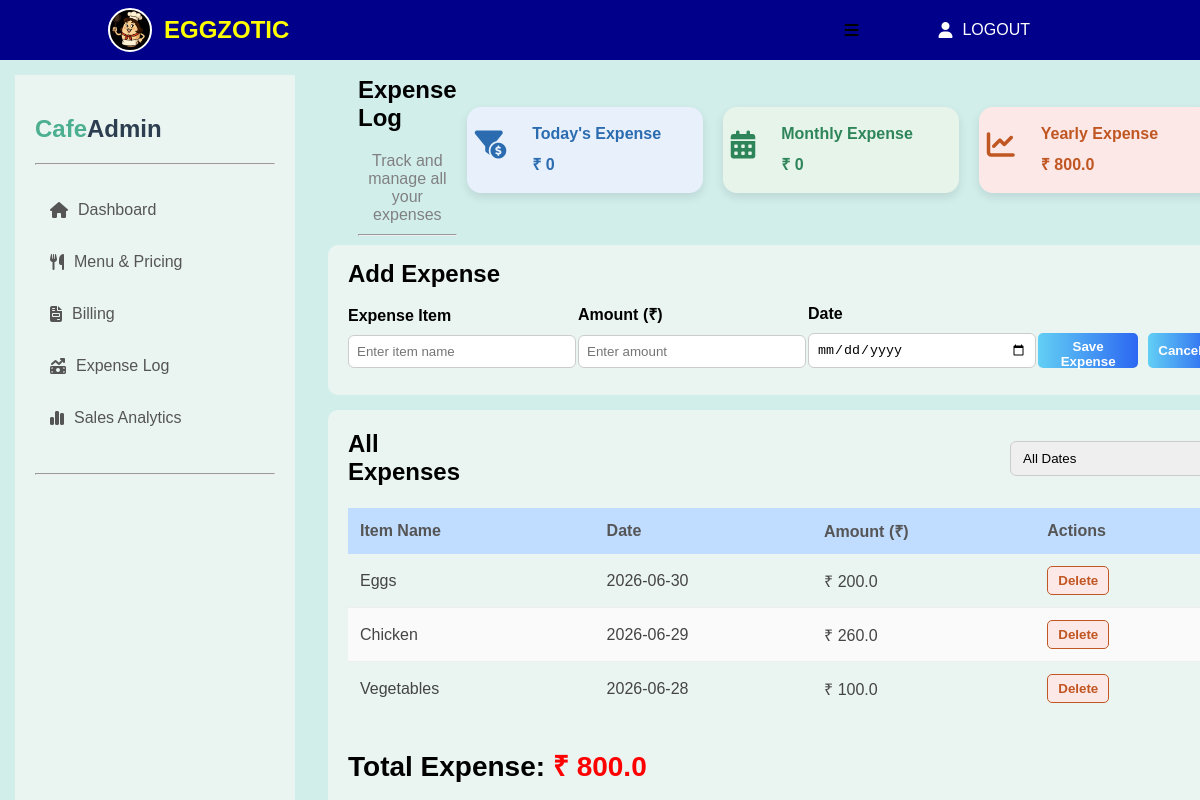
The app's page /expense, older data.
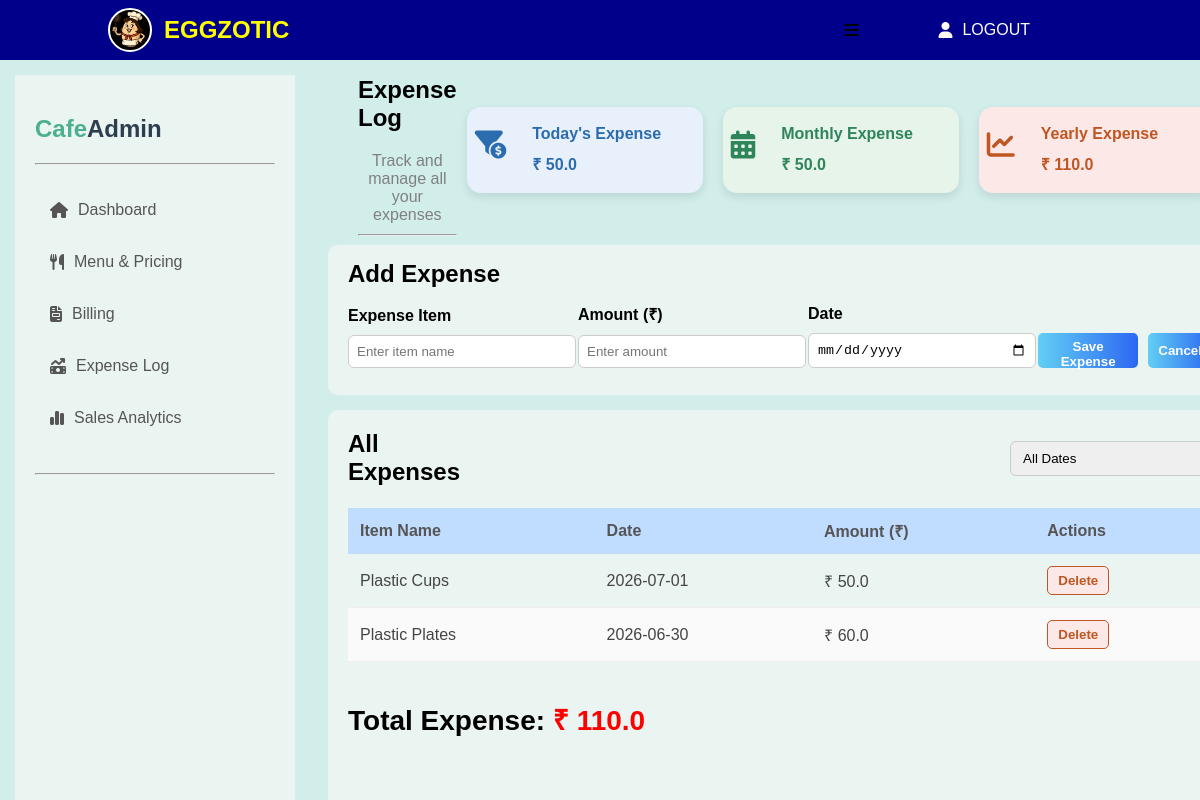
The same page, newer data.
### tables this page shows
CREATE TABLE expenses(
            id INTEGER PRIMARY KEY AUTOINCREMENT,
            item_name TEXT NOT NULL,
            amount REAL NOT NULL,
            expense_date TEXT NOT NULL
        );

### expense.py (the view, shortened to what this page needs)
@expense_bp.route("/expense", methods=["GET", "POST"])
def expense():
    filter_value = request.args.get("filter","all")
    expenses = filter_expenses(filter_value)
    today_expense = get_today_expense()
    month_expense = get_month_expense()
    year_expense = get_year_expense()
    total_expense = 0
    for expense in expenses:
        total_expense += float(expense["amount"])
    return render_template("expense.html", expenses=expenses, total_expense=total_expense,
                           today_expense=today_expense,month_expense=month_expense,year_expense=year_expense)

### database.py (called while the page is built)
def get_connection():
    conn = sqlite3.connect("database.db")
    conn.row_factory = sqlite3.Row
    return conn

def get_today_expense():
    today = datetime.now().strftime("%Y-%m-%d")
    conn = get_connection()
    cursor = conn.cursor()
    cursor.execute(""" SELECT SUM(amount) FROM expenses WHERE expense_date = ? """, (today,))
    total = cursor.fetchone()[0]
    conn.close()
    if total is None:
        return 0
    return round(total, 2)

def get_month_expense():
    current_month = datetime.now().strftime("%Y-%m")
    conn = get_connection()
    cursor = conn.cursor()
    cursor.execute(""" SELECT SUM(amount) FROM expenses WHERE expense_date LIKE ? """, (f"{current_month}%",))
    total = cursor.fetchone()[0]
    conn.close()
    if total is None:
        return 0
    return round(total, 2)

def get_year_expense():
    current_year = datetime.now().strftime("%Y")
    conn = get_connection()
    cursor = conn.cursor()
    cursor.execute(""" SELECT SUM(amount) FROM expenses WHERE expense_date LIKE ? """, (f"{current_year}%",))
    total = cursor.fetchone()[0]
    conn.close()
    if total is None:
        return 0
    return round(total, 2)

### templates/expense.html (shortened to what this page needs)
{% extends "base.html" %}
{% block content %}
<div class="containerExpense">
    <div class="subExpense1">
        <div class="expense-title">
            <h2>Expense Log</h2>
            <p>Track and manage all your expenses</p>
            <hr>
        </div>
        <div class="summary-cards">
            <div class="summary-card sales">
                <div class="icon"><i class="fa-solid fa-filter-circle-dollar"></i></div>
                <div class="card-info">
                    <h4>Today's Expense</h4>
                    <h4>₹ {{ today_expense }}</h4>
                </div>
            </div>
            <div class="summary-card profit">
                <div class="icon"><i class="fa-solid fa-calendar-days"></i></div>
                <div class="card-info">
                    <h4>Monthly Expense</h4>
                    <h4>₹ {{ month_expense }}</h4>
                </div>
            </div>
            <div class="summary-card orders">
                <div class="icon"><i class="fa-solid fa-chart-line"></i></div>
                <div class="card-info">
                    <h4>Yearly Expense</h4>
                    <h4>₹ {{ year_expense }}</h4>
                </div>
            </div>
        </div>
    </div>
    <div class="subExpense2">
        <h2 style="margin: 5px 0px 15px 0px;">Add Expense</h2>
        <form class="expense-form" method="POST">
            <div class="form-group">
                <label>Expense Item</label>
                <input type="text" name="item_name" placeholder="Enter item name" required>
            </div>
            <div class="form-group">
                <label>Amount (₹)</label>
                <input type="number" name="amount" placeholder="Enter amount" step="0.01" min="1" required>
            </div>
            <div class="form-group">
                <label>Date</label>
                <input type="date" name="expense_date" required>
            </div>
            <div class="form-buttons">
                <button type="submit" class="save-btn">Save Expense</button>
                <button type="reset" class="cancel-btn">Cancel</button>
            </div>
        </form>
    </div>
    <div class="subExpense3">
        <div class="table-top">
            <h2>All Expenses</h2>
            <form method="GET">
                <select name="filter" onchange="this.form.submit()">
                    <option value="all" {% if request.args.get('filter') == 'all' %} selected {% endif %}>All Dates</option>
                </select>
            </form>
        </div>
        <div class="tableExpenseScroll">
        <table>
            <thead>
                <tr>
                    <th>Item Name</th>
                    <th>Date</th>
                    <th>Amount (₹)</th>
                    <th>Actions</th>
                </tr>
            </thead>
            <tbody>
                {% for expense in expenses %}
                <tr>
                    <td>{{ expense.item_name }}</td>
                    <td>{{ expense.expense_date }}</td>
                    <td>₹ {{ expense.amount }}</td>
                    <td class="action-buttons">
                        <a href="/delete_expense/{{ expense.id }}"
                        onclick="return confirm('Are you sure you want to delete this item?')">
                        <button class="delete">Delete</button></a>
                    </td>
                </tr>
                {% endfor %}
            </tbody>
        </table>
        </div>
        <div class="total-expense">
            <h3>Total Expense: <span>₹ {{ total_expense }}</span></h3>
        </div>
    </div>
</div>
{% endblock %}

Row changes from the older to the newer data that the page shows:
removed expenses: item_name "Eggs", expense_date "2026-06-30", amount "200.0"
removed expenses: item_name "Chicken", expense_date "2026-06-29", amount "260.0"
removed expenses: item_name "Vegetables", expense_date "2026-06-28", amount "100.0"
now on this page (row edited): expenses: item_name "Plastic Cups", expense_date "2026-07-01", amount "50.0"
now on this page (row edited): expenses: item_name "Plastic Plates", expense_date "2026-06-30", amount "60.0"
Text that changed along with them:
{{ today_expense }}: "0" → "50.0"
{{ month_expense }}: "0" → "50.0"
{{ year_expense }}: "800.0" → "110.0"
{{ total_expense }}: "800.0" → "110.0"
